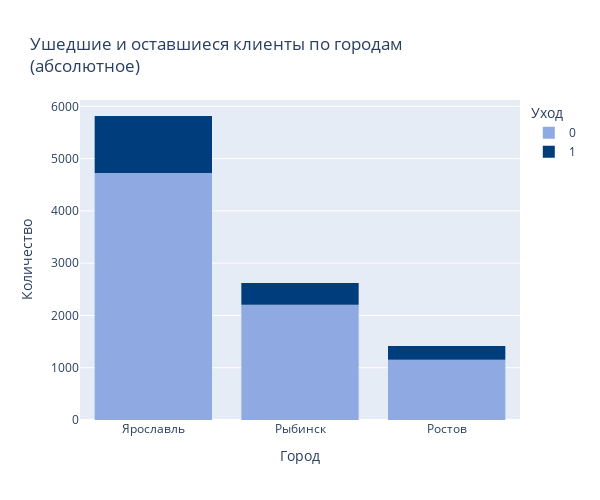
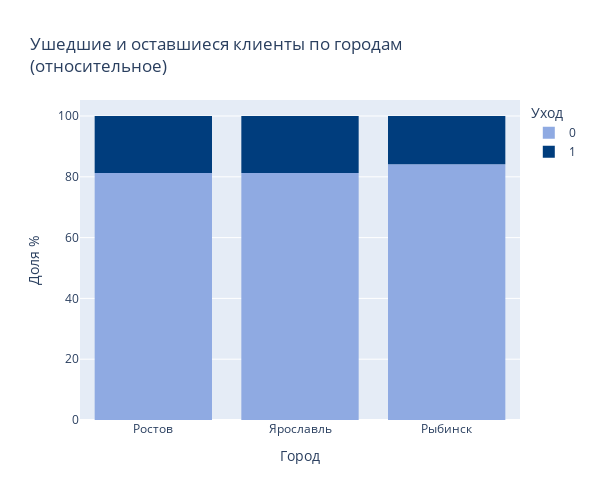

Here is the notebook cell these charts were saved with, in order:
### Code cell
histogram(pivot_table_df, pivot_table_df['city'], 'Город', 'Количество', 'Доля %', 
          'Ушедшие и оставшиеся клиенты по городам <br>(абсолютное)', 
          'Ушедшие и оставшиеся клиенты по городам <br>(относительное)')

### Figure 1 — Plotly figure (JSON) as saved in the notebook; plotly's stock layout.template omitted (floating-point values rounded to 4 significant figures)
{"data": [{"alignmentgroup": "True", "bingroup": "x", "histfunc": "sum", "hovertemplate": "Уход=0<br>city=%{x}<br>sum of count=%{y}<extra></extra>", "legendgroup": "0", "marker": {"color": "#8faae2", "pattern": {"shape": ""}}, "name": "0", "offsetgroup": "0", "orientation": "v", "showlegend": true, "type": "histogram", "x": ["Ярославль", "Рыбинск", "Ростов"], "xaxis": "x", "y": [4727, 2206, 1151], "yaxis": "y"}, {"alignmentgroup": "True", "bingroup": "x", "histfunc": "sum", "hovertemplate": "Уход=1<br>city=%{x}<br>sum of count=%{y}<extra></extra>", "legendgroup": "1", "marker": {"color": "#003d7d", "pattern": {"shape": ""}}, "name": "1", "offsetgroup": "1", "orientation": "v", "showlegend": true, "type": "histogram", "x": ["Ярославль", "Рыбинск", "Ростов"], "xaxis": "x", "y": [1088, 415, 266], "yaxis": "y"}], "layout": {"barmode": "relative", "height": 500, "legend": {"title": {"text": "Уход"}, "tracegroupgap": 0}, "title": {"text": "Ушедшие и оставшиеся клиенты по городам <br>(абсолютное)"}, "width": 600, "xaxis": {"anchor": "y", "categoryorder": "total descending", "domain": [0, 1], "title": {"text": "Город"}}, "yaxis": {"anchor": "x", "domain": [0, 1], "title": {"text": "Количество"}}}}

### Figure 2 — Plotly figure (JSON) as saved in the notebook; plotly's stock layout.template omitted (floating-point values rounded to 4 significant figures)
{"data": [{"alignmentgroup": "True", "bingroup": "x", "histfunc": "sum", "hovertemplate": "Уход=0<br>city=%{x}<br>sum of count (normalized as percent)=%{y}<extra></extra>", "legendgroup": "0", "marker": {"color": "#8faae2", "pattern": {"shape": ""}}, "name": "0", "offsetgroup": "0", "orientation": "v", "showlegend": true, "type": "histogram", "x": ["Ярославль", "Рыбинск", "Ростов"], "xaxis": "x", "y": [4727, 2206, 1151], "yaxis": "y"}, {"alignmentgroup": "True", "bingroup": "x", "histfunc": "sum", "hovertemplate": "Уход=1<br>city=%{x}<br>sum of count (normalized as percent)=%{y}<extra></extra>", "legendgroup": "1", "marker": {"color": "#003d7d", "pattern": {"shape": ""}}, "name": "1", "offsetgroup": "1", "orientation": "v", "showlegend": true, "type": "histogram", "x": ["Ярославль", "Рыбинск", "Ростов"], "xaxis": "x", "y": [1088, 415, 266], "yaxis": "y"}], "layout": {"barmode": "relative", "barnorm": "percent", "height": 500, "legend": {"title": {"text": "Уход"}, "tracegroupgap": 0}, "title": {"text": "Ушедшие и оставшиеся клиенты по городам <br>(относительное)"}, "width": 600, "xaxis": {"anchor": "y", "categoryorder": "total descending", "domain": [0, 1], "title": {"text": "Город"}}, "yaxis": {"anchor": "x", "domain": [0, 1], "title": {"text": "Доля %"}}}}
